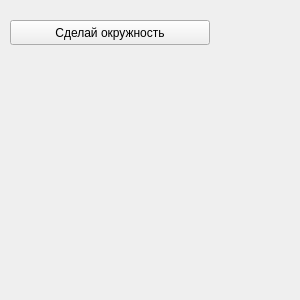
<?xml version="1.0" encoding="UTF-8"?>
<ui version="4.0">
 <class>MainWindow</class>
 <widget class="QMainWindow" name="MainWindow">
  <property name="geometry">
   <rect>
    <x>0</x>
    <y>0</y>
    <width>300</width>
    <height>300</height>
   </rect>
  </property>
  <property name="windowTitle">
   <string>Окружности</string>
  </property>
  <widget class="QWidget" name="centralwidget">
   <widget class="QPushButton" name="button">
    <property name="geometry">
     <rect>
      <x>10</x>
      <y>20</y>
      <width>200</width>
      <height>25</height>
     </rect>
    </property>
    <property name="text">
     <string>Сделай окружность</string>
    </property>
   </widget>
  </widget>
 </widget>
 <resources/>
 <connections/>
</ui>
